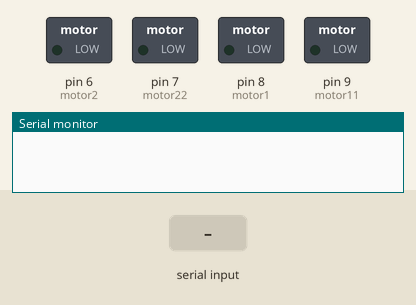
Simulated run of this sketch. Board: Arduino Uno, built with avr-gcc and run on an emulated ATmega328P. Parts: switched loads named in the sketch (green lamp = pin HIGH), the last lines printed to the serial monitor. The test bench sets the inputs (shaded band).

Above: at 1.2 s.
1.3 s: byte 30 received over Serial
At 2.3 s:
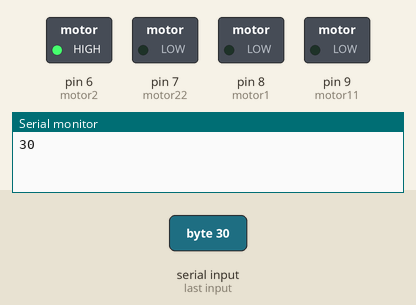
Timing chart, 0 to 4.3 s (numbered marks = the images above; inputs shaded):
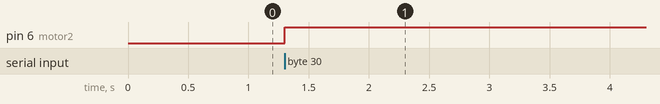

The sketch:

basic2__1_.ino
```cpp
int motor1 = 8;              //rigth motors
int motor11 = 9;
int motor2 = 6;              //left motors
int motor22 = 7;
int data,matlabData;

void setup() {
  Serial.begin(9600);

pinMode(motor1,OUTPUT);
  pinMode(motor11,OUTPUT);
  pinMode(motor2,OUTPUT);
  pinMode(motor22,OUTPUT);
}

void loop(){
  int k;
  if(Serial.available()>0)
  {
     matlabData=Serial.read();
    Serial.println(matlabData);
    if(matlabData<230)
    {
        data = matlabData/10;

       digitalWrite(motor1,HIGH);
        digitalWrite(motor11,LOW);
         digitalWrite(motor2,LOW);
          digitalWrite(motor22,LOW);
        }

    //}

    // if(matlabData>250)
    //{
        data = matlabData/10;
      for(int k =0;k<data;k++)
      {
       digitalWrite(motor1,LOW);
        digitalWrite(motor11,LOW);
         digitalWrite(motor2,HIGH);
          digitalWrite(motor22,LOW);
        }

 //   }

 } //2

}
```

Measured:
- after the input at 1.3 s, pin 6 (motor2): LOW → HIGH at once
